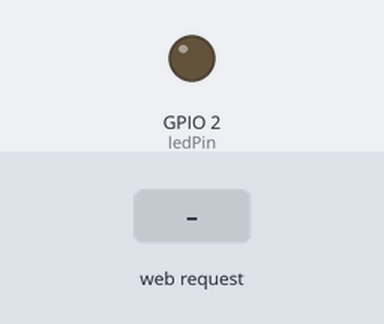
This sketch was run on a simulated ESP32. Shown: output pins drawn as LEDs (lit = HIGH). The inputs (shaded band) are chosen by the test bench. WiFi joins after 1.5 s; servers stay silent unless stated; what the sketch prints to the serial monitor is not drawn.

Above: at 3.7 s.
3.8 s: HTTP request GET /on received
At 5.0 s:
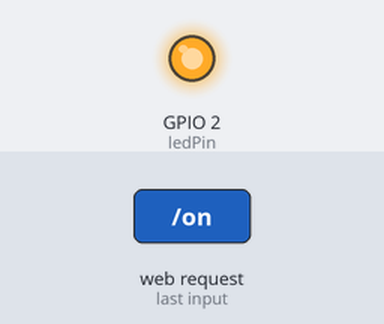
5.3 s: HTTP request GET /off received
At 6.2 s:
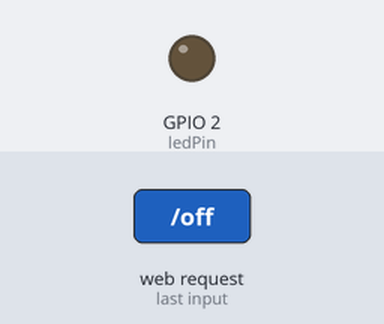
Timing chart, 0 to 8.3 s (numbered marks = the images above; inputs shaded):
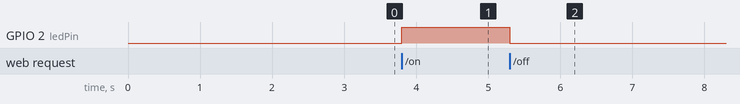

Measured:
- after the input at 3.8 s, GPIO 2 (ledPin): LOW → HIGH at once
- after the input at 5.3 s, GPIO 2 (ledPin): HIGH → LOW at once

The sketch:

esp32-webserver.ino
```cpp
#include <WebServer.h>
#include <WiFi.h>

#include "secrets.h"

const int ledPin = 2;
bool ledOn = false;
unsigned long lastIpPrint = 0;

WebServer server(80);

void setLed(bool state) {
  ledOn = state;
  digitalWrite(ledPin, ledOn ? HIGH : LOW);
}

String htmlPage() {
  String ledState = ledOn ? "an" : "aus";
  String buttonPath = ledOn ? "/off" : "/on";
  String buttonText = ledOn ? "LED ausschalten" : "LED einschalten";

  String page;
  page += "<!doctype html><html lang=\"de\"><head>";
  page += "<meta charset=\"utf-8\">";
  page += "<meta name=\"viewport\" content=\"width=device-width, initial-scale=1\">";
  page += "<title>ESP32 Webserver</title>";
  page += "<style>";
  page += "body{font-family:system-ui,sans-serif;margin:2rem;max-width:40rem;line-height:1.5}";
  page += ".state{font-size:1.25rem;font-weight:700}";
  page += "a{display:inline-block;margin-top:1rem;padding:.75rem 1rem;background:#0b6bcb;color:white;text-decoration:none;border-radius:.4rem}";
  page += "</style></head><body>";
  page += "<h1>ESP32 Webserver</h1>";
  page += "<p>IP-Adresse: ";
  page += WiFi.localIP().toString();
  page += "</p><p>LED ist <span class=\"state\">";
  page += ledState;
  page += "</span>.</p><a href=\"";
  page += buttonPath;
  page += "\">";
  page += buttonText;
  page += "</a></body></html>";

  return page;
}

void handleRoot() {
  server.send(200, "text/html", htmlPage());
}

void handleOn() {
  setLed(true);
  server.sendHeader("Location", "/");
  server.send(303);
}

void handleOff() {
  setLed(false);
  server.sendHeader("Location", "/");
  server.send(303);
}

void connectWiFi() {
  Serial.print("Verbinde mit WLAN ");
  Serial.print(WIFI_SSID);

  WiFi.mode(WIFI_STA);
  WiFi.begin(WIFI_SSID, WIFI_PASSWORD);

  while (WiFi.status() != WL_CONNECTED) {
    Serial.print(".");
    delay(500);
  }

  Serial.println();
}

void setup() {
  Serial.begin(115200);
  delay(1000);
  Serial.println();
  Serial.println("ESP32 Webserver startet");

  pinMode(ledPin, OUTPUT);
  setLed(false);

  connectWiFi();
  Serial.print("ESP32 Webserver erreichbar unter http://");
  Serial.println(WiFi.localIP());

  server.on("/", handleRoot);
  server.on("/on", handleOn);
  server.on("/off", handleOff);
  server.begin();
}

void loop() {
  if (WiFi.status() != WL_CONNECTED) {
    connectWiFi();
  }

  server.handleClient();

  if (millis() - lastIpPrint > 5000) {
    lastIpPrint = millis();
    Serial.print("Browser-URL: http://");
    Serial.println(WiFi.localIP());
  }
}
```

secrets.example.h
```cpp
#pragma once

const char* WIFI_SSID = "Wokwi-GUEST";
const char* WIFI_PASSWORD = "";
```
